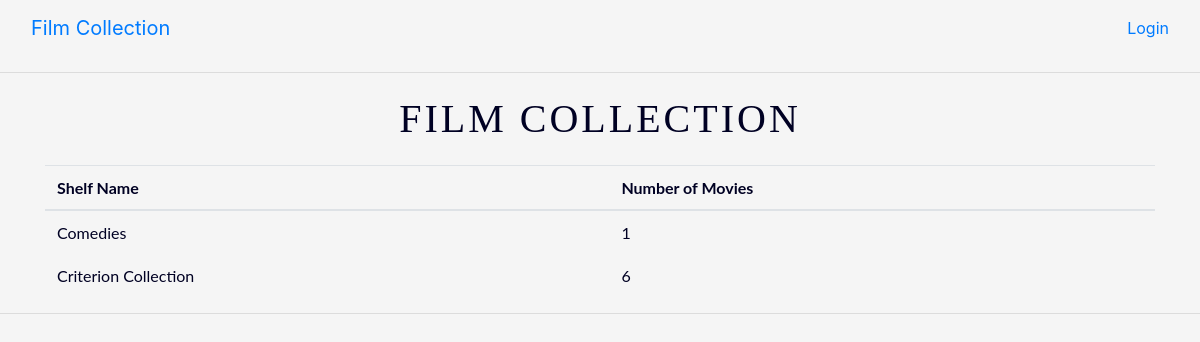
The app's page /, older data.
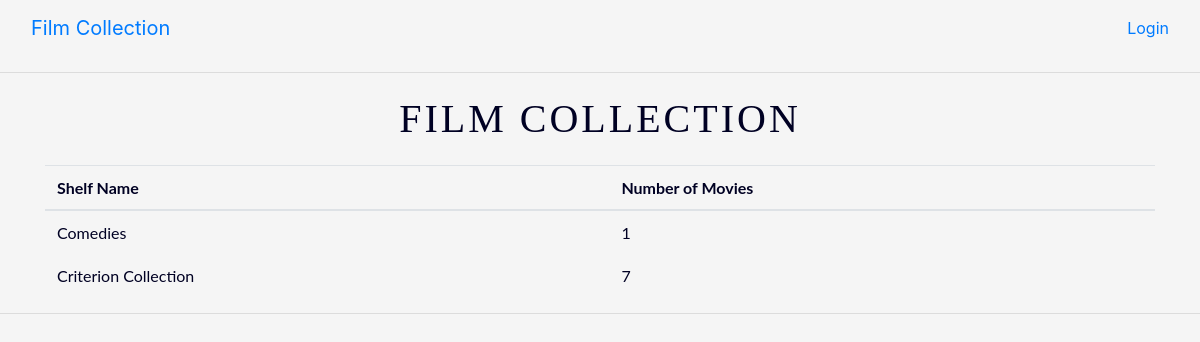
The same page, newer data.
### collection/models.py (models this page shows, shortened)
class Shelf(models.Model):
    shelf_name = models.CharField(max_length = 100)
    shelf_size = models.PositiveIntegerField(default = 0)

### collection/views.py (the view)
# urls.py: path('', views.IndexView.as_view(), name='index'),
class IndexView(generic.ListView):
    template_name='collection/index.html'
    context_object_name='shelf_list'
    def get_queryset(self):
        return Shelf.objects.order_by('shelf_name')[:10]

### collection/templates/collection/index.html (shortened to what this page needs)
{% extends 'base.html' %}
{% block body %}
<div class="container color-navy">
    <div class="title">
        <p>FILM COLLECTION</p>
    </div>
    <div class="shelf_list">
        {% if shelf_list %}
        <table class="table body-font color-navy">
            <thead>
                <th>Shelf Name</th>
                <th>Number of Movies</th>
            </thead>
            <tbody>
                {% for shelf in shelf_list %}
                <tr href="{% url 'collection:detail' shelf.id %}">
                    <td>{{ shelf.shelf_name }}</td>
                    <td>{{ shelf.shelf_size }}</td>
                </tr>
                {% endfor %}
            </tbody>
        </table>
        {% else %}
        <p>No collections are available.</p>
        {% endif %}
    </div>
</div>
{% endblock %}

Row changes from the older to the newer data that the page shows:
changed Shelf "Criterion Collection": shelf_size "6" → "7"
